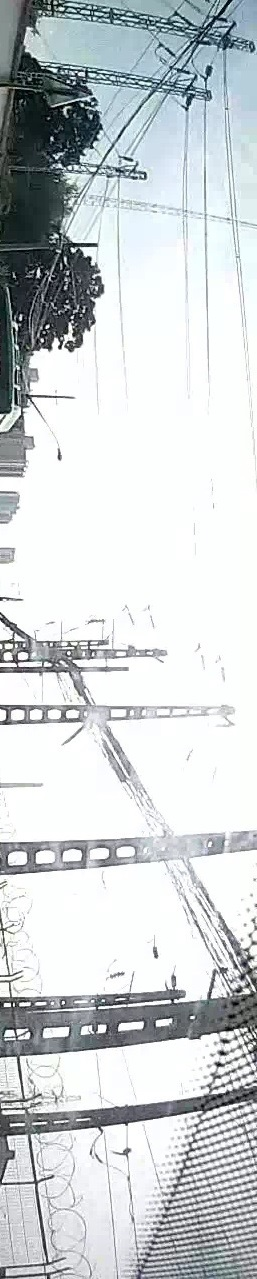
#> input picture my_test/image_up/000008_2_2019-05-21-08-05-52_2.jpg, 257 x 1279 px, found by its file name
$ python '特征匹配算法2.py'
#> lines starting #> are read from the running program, lines starting #| are printed output that depends on the picture
import cv2
import matplotlib.pyplot as plt
import numpy as np


def detect(image):
    # 转化为灰度图
    gray = cv2.cvtColor(image, cv2.COLOR_BGR2GRAY)
    # 创建SIFT生成器
    # descriptor是一个对象，这里使用的是SIFT算法
    descriptor = cv2.xfeatures2d.SIFT_create()
    # 检测特征点及其描述子（128维向量）
    kps, features = descriptor.detectAndCompute(image, None)
    return (kps,features)

def match_keypoints(kps_left, kps_right, features_left, features_right, ratio, threshold):
    """
    kpsA,kpsB,featureA,featureB: 两张图的特征点坐标及特征向量
    threshold: 阀值

    """
    # 建立暴力匹配器
    matcher = cv2.DescriptorMatcher_create("BruteForce")
    # 使用knn检测，匹配left,right图的特征点
    raw_matches = matcher.knnMatch(features_left, features_right, 2)
    print(len(raw_matches))
    matches = []  # 存坐标，为了后面
    good = []  # 存对象，为了后面的演示
    # 筛选匹配点
    for m in raw_matches:
        # 筛选条件
        #         print(m[0].distance,m[1].distance)
        if len(m) == 2 and m[0].distance < m[1].distance * ratio:
            good.append([m[0]])
            matches.append((m[0].queryIdx, m[0].trainIdx))
            """
            queryIdx：测试图像的特征点描述符的下标==>img_keft
            trainIdx：样本图像的特征点描述符下标==>img_right
            distance：代表这怡翠匹配的特征点描述符的欧式距离，数值越小也就说明俩个特征点越相近。
            """
    # 特征点对数大于4就够用来构建变换矩阵了
    kps_left = np.float32([kp.pt for kp in kps_left])
    kps_right = np.float32([kp.pt for kp in kps_right])
    print(len(matches))
    if len(matches) > 4:
        # 获取匹配点坐标
        pts_left = np.float32([kps_left[i] for (i, _) in matches])
        pts_right = np.float32([kps_right[i] for (_, i) in matches])
        # 计算变换矩阵(采用ransac算法从pts中选择一部分点)
        H, status = cv2.findHomography(pts_right, pts_left, cv2.RANSAC, threshold)
        return (matches, H, good)
    return None

img_left = cv2.imread(r"D:\projects\tensorflowModelGarden\my_test\image_up\000008_2_2019-05-21-08-05-52_2.jpg", 1)
#> img_left is the input picture: shape (1279, 257, 3); mean B, G, R 210.8, 209, 204
img_left = cv2.resize(img_left, dsize=(450, 300))
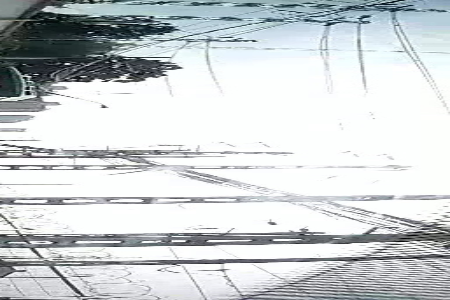
#> img_left: shape (300, 450, 3); mean B, G, R 210.5, 208.7, 203.7
img_right = cv2.imread(r"D:\projects\tensorflowModelGarden\my_test\image_up\000008_3_2019-05-21-08-05-57.jpg", 1)
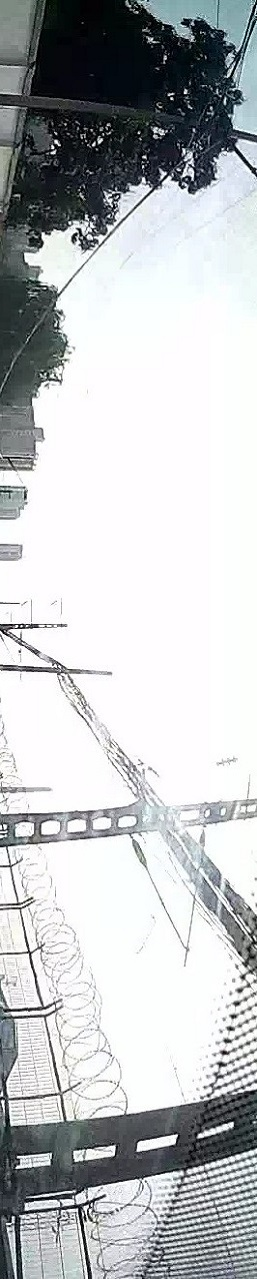
#> input picture my_test/image_up/000008_3_2019-05-21-08-05-57.jpg, 257 x 1279 px, found by its file name
#> img_right is the input picture: shape (1279, 257, 3); mean B, G, R 194.1, 192.4, 189.7
img_right = cv2.resize(img_right, dsize=(450, 300))
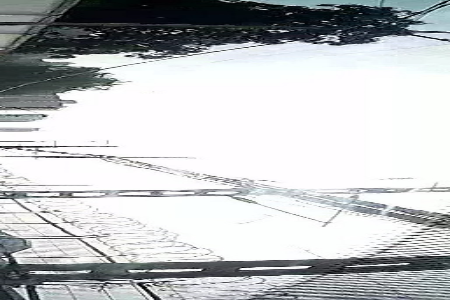
#> img_right: shape (300, 450, 3); mean B, G, R 193.8, 192.1, 189.4

kps_left, features_left = detect(img_left)
#> in detect, `kps, features = descriptor.detectAndCompute(image, None)`: kps = 634 keypoints; strongest (x, y, size): (28, 93, 2.9), (103, 106, 2.4), (13, 167, 4.2), (27, 88, 2.2)
#> kps_left has the same summary as kps in detect
kps_right, features_right = detect(img_right)
#> in detect (call 2), `kps, features = descriptor.detectAndCompute(image, None)`: kps = 558 keypoints; strongest (x, y, size): (44, 116, 2.2), (281, 31, 2.1), (53, 224, 2.5), (19, 147, 3.4)
#> kps_right has the same summary as kps in detect
matches, H, good = match_keypoints(kps_left,kps_right,features_left,features_right,0.5,0.99)
#> in match_keypoints, `raw_matches = matcher.knnMatch(features_left, features_right, 2)`: raw_matches = 634 matches
#| 634
#> after the loop in match_keypoints, `for m in raw_matches:`: good = 1 matches; matches = [(28, 78)]
#> in match_keypoints, `kps_left = np.float32([kp.pt for kp in kps_left])`: kps_left = 634 pairs, first value 2.47 to 446.1, second value 2.95 to 296.4
#> in match_keypoints, `kps_right = np.float32([kp.pt for kp in kps_right])`: kps_right = 558 pairs, first value 3.8 to 445.6, second value 2.4 to 297.2
#| 1
#> (the run stopped early here; a loop or call above may not have finished)
